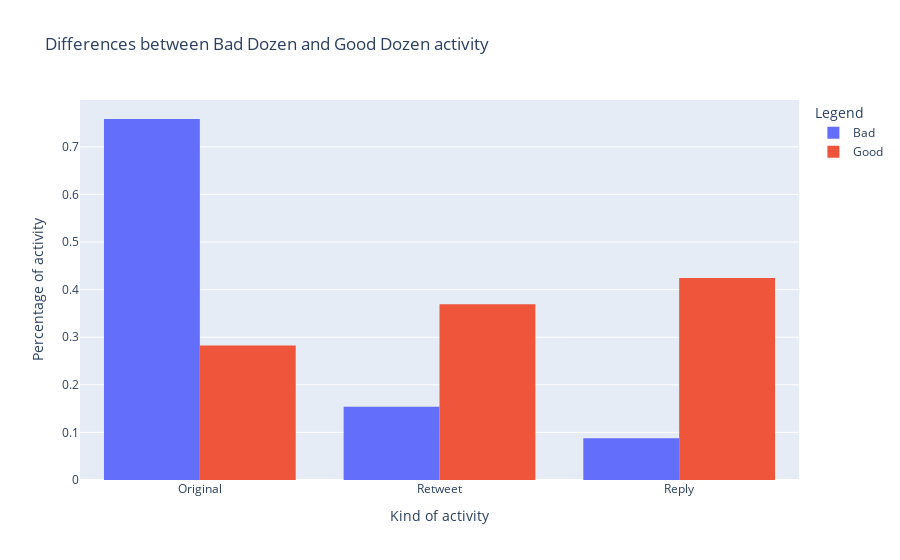

Notebook code for this chart:
### Markdown cell above
# Stats
<a id="c_stats"/>

### Code cell
list_ccdh = [(len_original/total_len), (len_rt/total_len), (len_rp/total_len)]
list_v = [len_original_v/total_len_v, len_rt_v/total_len_v, len_rp_v/total_len_v]
labels = ["Original", "Retweet", "Reply"]


fig = go.Figure()
fig.add_trace(go.Histogram(histfunc="sum", y=list_ccdh, x=labels, name="Bad"))
fig.add_trace(go.Histogram(histfunc="sum", y=list_v, x=labels, name="Good"))
fig.update_layout(
    title="Differences between Bad Dozen and Good Dozen activity",
    xaxis_title="Kind of activity",
    yaxis_title="Percentage of activity",
    legend_title="Legend")
fig.show()

### Figure 1 — Plotly figure (JSON) as saved in the notebook; plotly's stock layout.template omitted (floating-point values rounded to 4 significant figures)
{"data": [{"histfunc": "sum", "name": "Bad", "type": "histogram", "x": ["Original", "Retweet", "Reply"], "y": [0.7585, 0.1536, 0.08789]}, {"histfunc": "sum", "name": "Good", "type": "histogram", "x": ["Original", "Retweet", "Reply"], "y": [0.2824, 0.3692, 0.4242]}], "layout": {"legend": {"title": {"text": "Legend"}}, "title": {"text": "Differences between Bad Dozen and Good Dozen activity"}, "xaxis": {"title": {"text": "Kind of activity"}}, "yaxis": {"title": {"text": "Percentage of activity"}}}}
